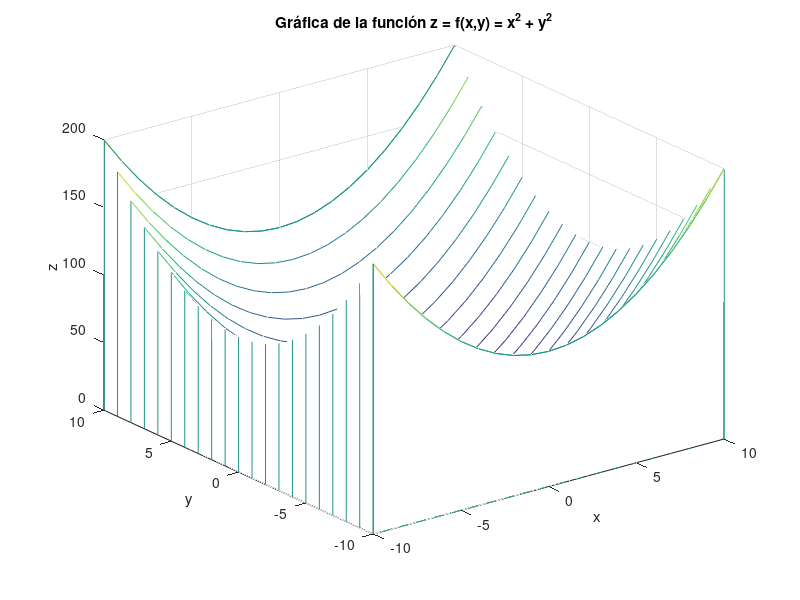

The MATLAB script that drew this image:
% Script modelo para graficar funciones tridimensionales.
% Ejemplo 1    función  z = x^2 + y^2

% Paso 1: Declaro las variables independientes
x = -10:10;
y = -10:10;

% Paso 2: Crear un plano cartesiano con el comando meshgrid
% cada punto del plano cartesiano está identificado con (X,Y)
[X,Y] = meshgrid(x,y);

% Paso 3: Se escribe la ecuación usando las variables X Y
Z = X.^2 + Y.^2;

% Paso 4: Se realiza la gráfica de la función Z
% usando el comando waterfall
figure;
waterfall(X,Y,Z);
xlabel('x');
ylabel('y');
zlabel('z');
title('Gráfica de la función z = f(x,y) = x^2 + y^2');